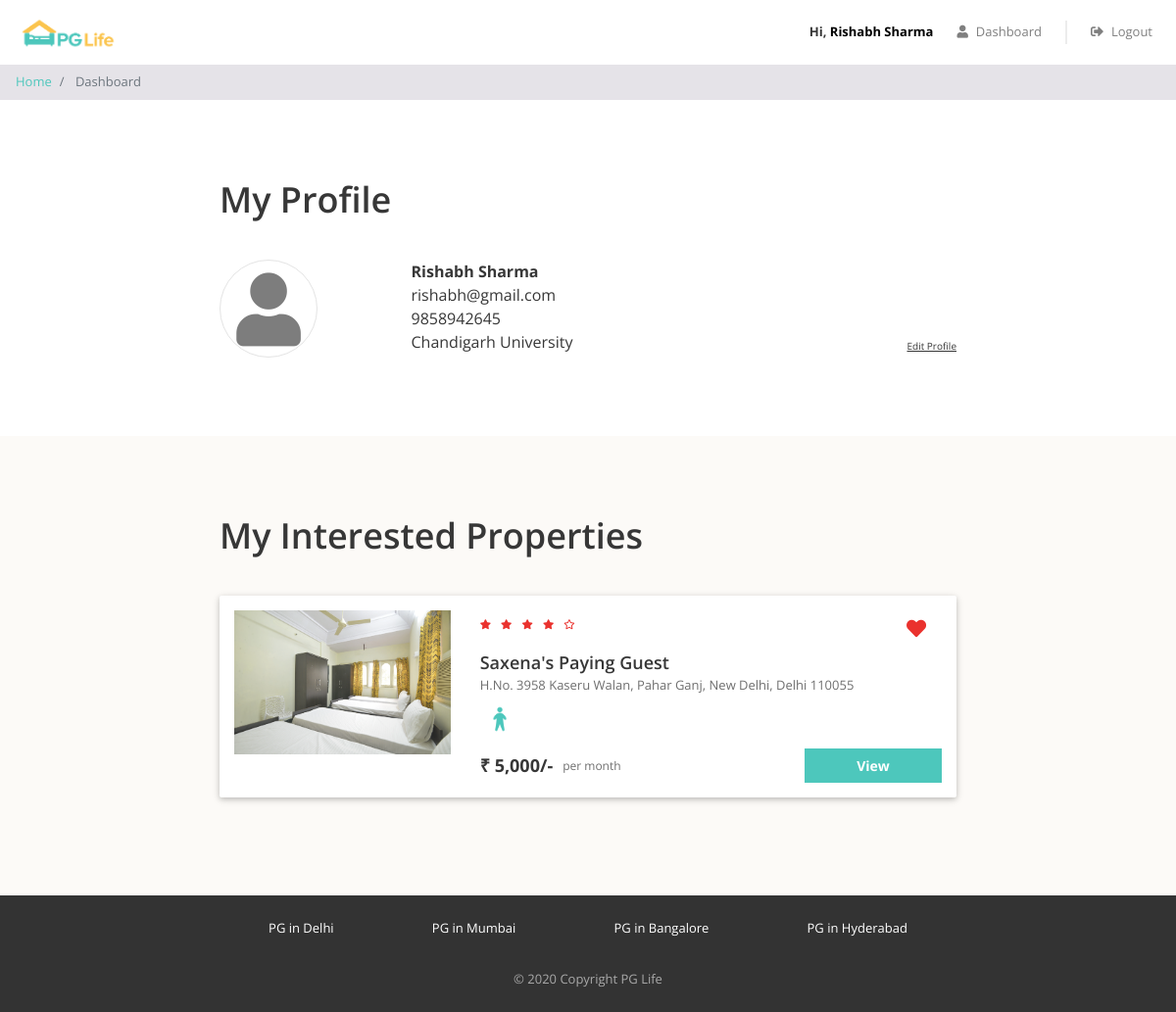
The app's page /dashboard.php (signed in) with its own data.
### tables this page shows
CREATE TABLE `users` (
  `id` int(11) NOT NULL,
  `email` varchar(150) NOT NULL,
  `password` varchar(150) NOT NULL,
  `full_name` varchar(150) NOT NULL,
  `phone` varchar(15) NOT NULL,
  `gender` enum('male','female') NOT NULL,
  `college_name` varchar(255) NOT NULL
);

CREATE TABLE `interested_users_properties` (
  `id` int(11) NOT NULL,
  `user_id` int(11) NOT NULL,
  `property_id` int(11) NOT NULL
);

CREATE TABLE `properties` (
  `id` int(11) NOT NULL,
  `city_id` int(11) NOT NULL,
  `name` varchar(150) NOT NULL,
  `address` varchar(255) NOT NULL,
  `description` longtext NOT NULL,
  `gender` enum('male','female','unisex') NOT NULL,
  `rent` int(11) NOT NULL,
  `rating_clean` float(2,1) NOT NULL,
  `rating_food` float(2,1) NOT NULL,
  `rating_safety` float(2,1) NOT NULL
);

### dashboard.php (the view, shortened to what this page needs)
<?php
require "includes/database_connect.php";
$user_id = $_SESSION['user_id'];
$sql_1 = "SELECT * FROM users WHERE id = $user_id";
$result_1 = mysqli_query($conn, $sql_1);
$user = mysqli_fetch_assoc($result_1);
$sql_2 = "SELECT *
            FROM interested_users_properties iup
            INNER JOIN properties p ON iup.property_id = p.id
            WHERE iup.user_id = $user_id";
$result_2 = mysqli_query($conn, $sql_2);
$interested_properties = mysqli_fetch_all($result_2, MYSQLI_ASSOC);
?>
<!DOCTYPE html>
<html lang="en">
<head>
    <?php
    include "includes/head_links.php";
    ?>
    <link href="css/dashboard.css" rel="stylesheet" />
</head>
<body>
    <?php
    include "includes/header.php";
    ?>
    <nav aria-label="breadcrumb">
        <ol class="breadcrumb py-2">
            <li class="breadcrumb-item">
                <a href="index.php">Home</a>
            </li>
            <li class="breadcrumb-item active" aria-current="page">
                Dashboard
            </li>
        </ol>
    </nav>
    <div class="my-profile page-container">
        <h1>My Profile</h1>
        <div class="row">
            <div class="col-md-3 profile-img-container">
                <i class="fas fa-user profile-img"></i>
            </div>
            <div class="col-md-9">
                <div class="row no-gutters justify-content-between align-items-end">
                    <div class="profile">
                        <div class="name"><?= $user['full_name'] ?></div>
                        <div class="email"><?= $user['email'] ?></div>
                        <div class="phone"><?= $user['phone'] ?></div>
                        <div class="college"><?= $user['college_name'] ?></div>
                    </div>
                    <div class="edit">
                        <div class="edit-profile">Edit Profile</div>
                    </div>
                </div>
            </div>
        </div>
    </div>
    <?php
    if (count($interested_properties) > 0) {
    ?>
        <div class="my-interested-properties">
            <div class="page-container">
                <h1>My Interested Properties</h1>
                <?php
                foreach ($interested_properties as $property) {
                    $property_images = glob("img/properties/" . $property['id'] . "/*");
                ?>
                    <div class="property-card property-id-<?= $property['id'] ?> row">
                        <div class="image-container col-md-4">
                            <img src="<?= $property_images[0] ?>" />
                        </div>
                        <div class="content-container col-md-8">
                            <div class="row no-gutters justify-content-between">
                                <?php
                                $total_rating = ($property['rating_clean'] + $property['rating_food'] + $property['rating_safety']) / 3;
                                $total_rating = round($total_rating, 1);
                                ?>
                                <div class="star-container" title="<?= $total_rating ?>">
                                    <?php
                                    $rating = $total_rating;
                                    for ($i = 0; $i < 5; $i++) {
                                        if ($rating >= $i + 0.8) {
                                    ?>
                                            <i class="fas fa-star"></i>
                                        <?php
                                        } elseif ($rating >= $i + 0.3) {
                                        ?>
                                            <i class="fas fa-star-half-alt"></i>
                                        <?php
                                        } else {
                                        ?>
                                            <i class="far fa-star"></i>
                                    <?php
                                        }
                                    }
                                    ?>
                                </div>
                                <div class="interested-container">
                                    <i class="is-interested-image fas fa-heart" property_id="<?= $property['id'] ?>"></i>
                                </div>
                            </div>
                            <div class="detail-container">
                                <div class="property-name"><?= $property['name'] ?></div>
                                <div class="property-address"><?= $property['address'] ?></div>
                                <div class="property-gender">
                                    <?php
                                    if ($property['gender'] == "male") {
                                    ?>
                                        <img src="img/male.png">
                                    <?php
                                    } elseif ($property['gender'] == "female") {
                                    ?>
                                        <img src="img/female.png">
                                    <?php
                                    } else {
                                    ?>
                                        <img src="img/unisex.png">
                                    <?php
                                    }
                                    ?>
                                </div>
                            </div>
                            <div class="row no-gutters">
                                <div class="rent-container col-6">
                                    <div class="rent">₹ <?= number_format($property['rent']) ?>/-</div>
                                    <div class="rent-unit">per month</div>
                                </div>
                                <div class="button-container col-6">
                                    <a href="property_detail.php?property_id=<?= $property['id'] ?>" class="btn btn-primary">View</a>
                                </div>
                            </div>
                        </div>
                    </div>
                <?php
                }
                ?>
            </div>
        </div>
    <?php
    }
    ?>
    <?php
    include "includes/footer.php";
    ?>
</body>
</html>

### css/common.css (style rules this page uses)
* { box-sizing: border-box; font-family: 'Open Sans', sans-serif; }
body { color: #373737; font-size: 16px; position: relative; }
h1, h2, h3, h4, h5, h6 { font-weight: 600; }
h1 { font-size: 36px; margin-bottom: 40px; }
.btn-primary, .btn-warning, .btn-danger { color: white; font-weight: bold; }
.breadcrumb { background-color: #e5e3e8; font-size: 13px; border-radius: 0px; margin-bottom: 0px; }
.page-container { max-width: 800px; padding: 80px 24px; margin: auto; }

### css/dashboard.css (style rules this page uses)
.profile-img { color: #7d7d7d; font-size: 75px; text-align: center; border: 1px solid #e4e4e4; border-radius: 50%; height: 100px; width: 100px; line-height: 100px; }
.profile .name { font-weight: bold; }
.edit-profile { font-size: 10px; text-decoration: underline; cursor: pointer; }
.my-interested-properties { background-color: #fcfaf7; }
.property-card { background-color: #ffffff; border-radius: 2px; padding: 15px 0px; margin: 20px auto; box-shadow: 0 2px 5px 0 rgba(0, 0, 0, 0.16), 0 2px 10px 0 rgba(0, 0, 0, 0.12); }
.image-container { text-align: center; }
.image-container img { width: 100%; max-width: 300px; }
.star-container i { color: #EA322E; font-size: 10px; margin-right: 6px; }
.interested-container { text-align: center; padding: 8px 16px; }
.interested-container i { color: #EA322E; font-size: 20px; cursor: pointer; }
.detail-container { padding-bottom: 10px; }
.property-name { font-size: 18px; font-weight: 600; }
.property-address { color: #6f6f6f; font-size: 13px; padding-bottom: 5px; }
.property-gender img { width: 40px; }
.rent-container { display: flex; align-items: center; }
.rent { font-size: 18px; font-weight: bold; padding-right: 10px; }
.rent-unit { color: #6f6f6f; font-size: 12px; }
.button-container .btn { font-size: 14px; border-radius: 0px; width: 140px; float: right; }

### records on screen
users: full_name "Rishabh Sharma", email "rishabh@gmail.com", phone "9858942645", college_name "Chandigarh University"
interested_users_properties: property.name "Saxena's Paying Guest", property.address "H.No. 3958 Kaseru Walan, Pahar Ganj, New Delhi, Delhi 110055", property.rent "5,000"

### other values on screen
$_SESSION["full_name"] "Rishabh Sharma"
